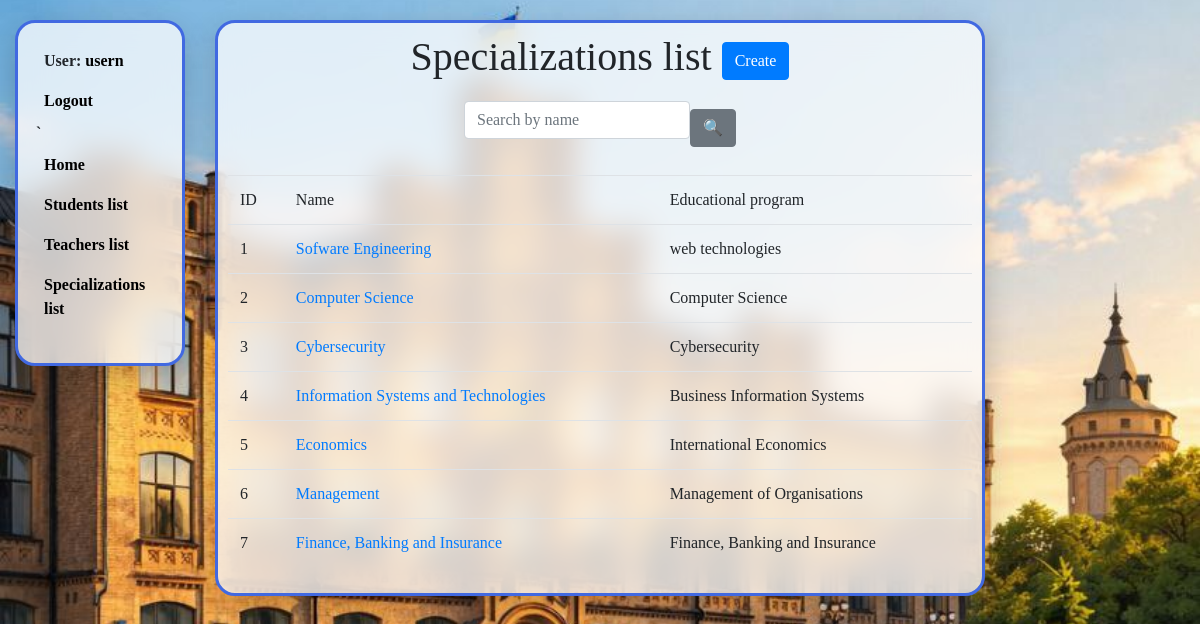
Page /specializations/ (signed in) on the committed database.
### university_app/models.py (models this page shows, shortened)
class Student(AbstractUser):
    form_of_study_choices = [
        ("full_time", "Full-time"),
        ("part_time", "Part-time"),
        ("distance", "Distance-learning")
    ]
    faculty = models.ForeignKey(Faculty, on_delete=models.PROTECT, related_name="students_faculty", null=True)
    specialization = models.ForeignKey(Specialization, on_delete=models.PROTECT, related_name="students_specialization", null=True)
    form_of_study = models.CharField(max_length=255, choices=form_of_study_choices)
    current_rating = models.PositiveIntegerField(default=0, validators=[MinValueValidator(1), MaxValueValidator(100)])
    group = models.ForeignKey("Group", on_delete=models.PROTECT, related_name="students_group", null=True)
    class Meta:
        ordering = ["id"]

class Specialization(models.Model):
    name = models.CharField(max_length=255)
    educational_program = models.CharField(max_length=255)
    subjects = models.ManyToManyField("Subject", related_name="specializations_subjects")
    faculty = models.ForeignKey(Faculty, on_delete=models.PROTECT, related_name="specializations_faculty")
    class Meta:
        ordering = ["id"]

### university_app/views.py (the view)
# urls.py: path("specializations/", SpecializationListView.as_view(), name="specializations-list"),
class SpecializationListView(LoginRequiredMixin, generic.ListView):
    model = Specialization
    paginate_by = 8
    def get_context_data(
        self, *, object_list = ..., **kwargs
    ):
        context = super(SpecializationListView, self).get_context_data(**kwargs)
        context["search_form"] = SpecializationSearchForm(self.request.GET)
        return context
    def get_queryset(self):
        qs = super().get_queryset()
        name = self.request.GET.get("name", "")
        if name:
            return qs.filter(name__icontains=name)
        return qs

### university_app/forms.py
class SpecializationSearchForm(forms.Form):
    name = forms.CharField(
        max_length=255,
        required=False,
        label="",
        widget=forms.TextInput(attrs={"placeholder": "Search by name"}))

### university_app/context_processors.py (called while the page is built)
def cfg_assets_root(request):
    return { 'ASSETS_ROOT' : settings.ASSETS_ROOT }

### templates/university_app/specialization_list.html
{% extends "base.html" %}
{% load crispy_forms_filters %}
{% block body_class %}
  other_pages_image
{% endblock %}
{% block content %}
  <div class="background divv">
      <h1 class="text1">
        Specializations list
        <a href="{% url "university_app:specialization-create" %}" class="btn btn-primary link-to-page">Create</a>
      </h1>
      <div class="center">
        <form action="" method="get" class="form-inline">
          {{ search_form|crispy }}
          <input type="submit" value="🔍" class="btn btn-secondary">
        </form>
      </div>
      {% if specialization_list %}
        <table class="table">
          <tr>
            <td>ID</td>
            <td>Name</td>
            <td>Educational program</td>
          </tr>
          {% for specialization in specialization_list %}
            <tr>
              <td>{{ specialization.id }}</td>
              <td><a href="{% url "university_app:specialization-detail" pk=specialization.id %}">{{ specialization.name }}</a></td>
              <td>{{ specialization.educational_program }}</td>
            </tr>
          {% endfor %}
        </table>
      {% endif %}
  </div>
{% endblock %}

### templates/includes/sidebar.html
<div class="background">
  <ul class="item1">
    <li class="item1">User: <a href="{{ user.get_absolute_url }}" class="text2">{{ user.get_username }}</></li>
    <li class="item1"><a href="{% url "university_app:login" %}" class="text2">Logout</a></li>
`
    <br>
    <li class="item1"><a href="{% url 'university_app:index' %}" class="text2">Home</a></li>
    <li class="item1"><a href="{% url 'university_app:students-list' %}" class="text2">Students list</a></li>
    <li class="item1"><a href="{% url 'university_app:teachers-list' %}" class="text2">Teachers list</a></li>
    <li class="item1"><a href="{% url 'university_app:specializations-list' %}" class="text2">Specializations list</a></li>
  </ul>
</div>

### static/css/styles.css (style rules this page uses)
.other_pages_image { background-image: url("../images/5289804339234938364 (1).jpg"); background-size: cover; background-repeat: no-repeat; background-position: center 55%; background-attachment: fixed; min-height: 100vh; }
.background { background: rgba(255, 255, 255, 0.75); backdrop-filter: blur(15px); border: 3px solid royalblue; margin-top: 20px; padding: 10px; border-radius: 20px; box-shadow: 0 10px 30px rgba(0,0,0,0.2); }
.text1 { text-align: center; }
.center { display: flex; justify-content: center; margin: 20px 0; }
.divv { padding-left: 10px; font-family: 'Merriweather', 'Times New Roman', serif; }
.text2 { color: black; font-weight: bold; font-family: 'Merriweather', 'Times New Roman', serif; }
.item1 { display: block; font-weight: bold; padding: 8px 12px 8px 8px; list-style: none; text-align: left; font-family: 'Merriweather', 'Times New Roman', serif; }

### rows in the picture
Student: get_username "usern"
Specialization: id "1", name "Sofware Engineering", educational_program "web technologies"
Specialization: id "2", name "Computer Science", educational_program "Computer Science"
Specialization: id "3", name "Cybersecurity", educational_program "Cybersecurity"
Specialization: id "4", name "Information Systems and Technologies", educational_program "Business Information Systems"
Specialization: id "5", name "Economics", educational_program "International Economics"
Specialization: id "6", name "Management", educational_program "Management of Organisations"
Specialization: id "7", name "Finance, Banking and Insurance", educational_program "Finance, Banking and Insurance"
